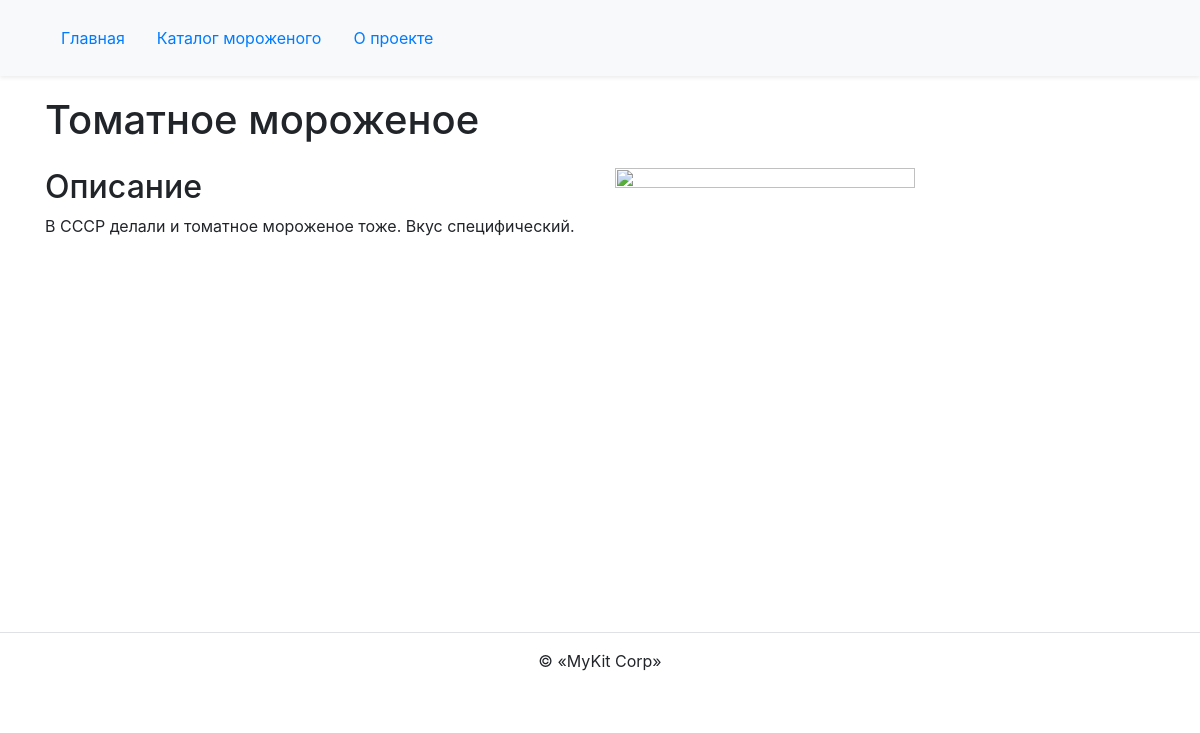
Screenshot of /ice_cream/8/ with the database file from the repository.
### ice_cream/models.py (models this page shows, shortened)
class IceCream(PublishModel):
    title = models.CharField('название', max_length=256)
    description = models.TextField('описание')
    is_on_main = models.BooleanField('на главной', default=False)
    wrapper = models.OneToOneField(
        Wrapper,
        on_delete=models.SET_NULL,
        null=True,
        related_name='ice_cream',
        verbose_name='обёртка',
    )
    toppings = models.ManyToManyField(
        Topping,
        related_name='ice_cream',
        verbose_name='начинки',
    )
    category = models.ForeignKey(
        Category,
        on_delete=models.CASCADE,
        related_name='ice_creams',
        verbose_name='категория',
    )
    class Meta:
        verbose_name = 'мороженое'
        verbose_name_plural = 'мороженое'

### ice_cream/views.py (the view)
# urls.py: path('<int:pk>/', views.ice_cream_detail, name='ice_cream_detail'),
def ice_cream_detail(request, pk):
    template = 'ice_cream/detail.html'
    ice_cream = get_object_or_404(IceCream, pk=pk)
    context = {'ice_cream': ice_cream}
    return render(request, template, context)

### templates/ice_cream/detail.html (shortened to what this page needs)
{% extends "base.html" %}
{% load static %}
{% block content %}
  <h1 class="pb-2 mb-0">{{ ice_cream.title }}</h1>
  <div class="row mt-3">
    <div class="col-12 col-md-6">
      <h2>Описание</h2>
      <p>{{ ice_cream.description }}</p>
    </div>
    <div class="col-12 col-md-6 mb-3">
      <img
        class="img-fluid"
        height="400" width="300"
        src="{% static 'img/image-holder.png' %}"
        >
    </div>
  </div>
{% endblock %}

### rows the page displays
IceCream: title "Томатное мороженое", description "В СССР делали и томатное мороженое тоже. Вкус специфический."
